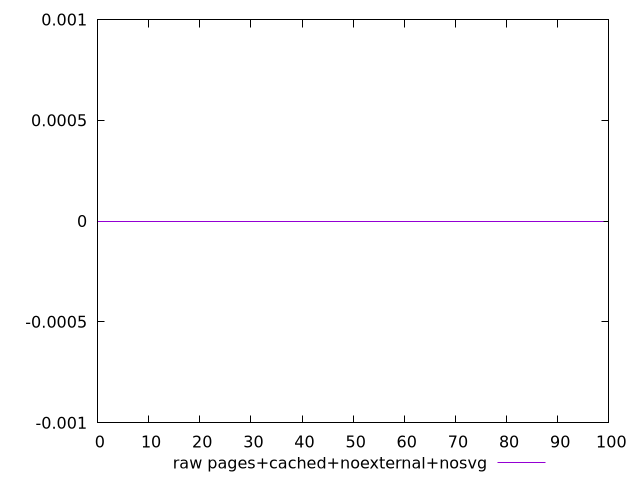

This chart was generated by the following gnuplot code:
$_rawPagesCachedNoexternalNosvg <<EOF
0
0
0
0
0
0
0
0
0
0
0
0
0
0
0
0
0
0
0
0
0
0
0
0
0
0
0
0
0
0
0
0
0
0
0
0
0
0
0
0
0
0
0
0
0
0
0
0
0
0
0
0
0
0
0
0
0
0
0
0
0
0
0
0
0
0
0
0
0
0
0
0
0
0
0
0
0
0
0
0
0
0
0
0
0
0
0
0
0
0
0
0
0
0
0
0
0
0
0
0
EOF
set key outside below
set terminal pngcairo
set output "report_00004_2020-11-02T20-21-41.718Z/uses-optimized-images/pages+cached+noexternal+nosvg//raw.png"
set yrange [-0.001:0.001]
plot $_rawPagesCachedNoexternalNosvg title "raw pages+cached+noexternal+nosvg" with line ,
